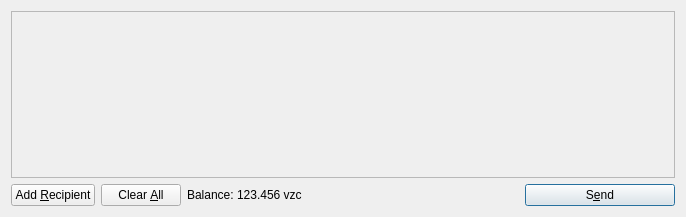
<?xml version="1.0" encoding="UTF-8"?>
<ui version="4.0">
 <class>SendCoinsDialog</class>
 <widget class="QDialog" name="SendCoinsDialog">
  <property name="geometry">
   <rect>
    <x>0</x>
    <y>0</y>
    <width>686</width>
    <height>217</height>
   </rect>
  </property>
  <property name="windowTitle">
   <string>Send Coins</string>
  </property>
  <layout class="QVBoxLayout" name="verticalLayout">
   <item>
    <widget class="QScrollArea" name="scrollArea">
     <property name="widgetResizable">
      <bool>true</bool>
     </property>
     <widget class="QWidget" name="scrollAreaWidgetContents">
      <property name="geometry">
       <rect>
        <x>0</x>
        <y>0</y>
        <width>666</width>
        <height>165</height>
       </rect>
      </property>
      <layout class="QVBoxLayout" name="verticalLayout_2">
       <property name="margin">
        <number>0</number>
       </property>
       <item>
        <layout class="QVBoxLayout" name="entries">
         <property name="spacing">
          <number>6</number>
         </property>
        </layout>
       </item>
       <item>
        <spacer name="verticalSpacer">
         <property name="orientation">
          <enum>Qt::Vertical</enum>
         </property>
         <property name="sizeHint" stdset="0">
          <size>
           <width>20</width>
           <height>40</height>
          </size>
         </property>
        </spacer>
       </item>
      </layout>
     </widget>
    </widget>
   </item>
   <item>
    <layout class="QHBoxLayout" name="horizontalLayout">
     <item>
      <widget class="QPushButton" name="addButton">
       <property name="toolTip">
        <string>Send to multiple recipients at once</string>
       </property>
       <property name="text">
        <string>Add &amp;Recipient</string>
       </property>
       <property name="icon">
        <iconset resource="../bitcoin.qrc">
         <normaloff>:/icons/add</normaloff>:/icons/add</iconset>
       </property>
       <property name="autoDefault">
        <bool>false</bool>
       </property>
      </widget>
     </item>
     <item>
      <widget class="QPushButton" name="clearButton">
       <property name="sizePolicy">
        <sizepolicy hsizetype="Minimum" vsizetype="Fixed">
         <horstretch>0</horstretch>
         <verstretch>0</verstretch>
        </sizepolicy>
       </property>
       <property name="toolTip">
        <string>Remove all transaction fields</string>
       </property>
       <property name="text">
        <string>Clear &amp;All</string>
       </property>
       <property name="icon">
        <iconset resource="../bitcoin.qrc">
         <normaloff>:/icons/remove</normaloff>:/icons/remove</iconset>
       </property>
       <property name="autoRepeatDelay">
        <number>300</number>
       </property>
       <property name="autoDefault">
        <bool>false</bool>
       </property>
      </widget>
     </item>
     <item>
      <layout class="QHBoxLayout" name="horizontalLayout_2">
       <property name="spacing">
        <number>3</number>
       </property>
       <item>
        <widget class="QLabel" name="label">
         <property name="text">
          <string>Balance:</string>
         </property>
        </widget>
       </item>
       <item>
        <widget class="QLabel" name="labelBalance">
         <property name="cursor">
          <cursorShape>IBeamCursor</cursorShape>
         </property>
         <property name="text">
          <string>123.456 vzc</string>
         </property>
         <property name="textInteractionFlags">
          <set>Qt::LinksAccessibleByMouse|Qt::TextSelectableByKeyboard|Qt::TextSelectableByMouse</set>
         </property>
        </widget>
       </item>
      </layout>
     </item>
     <item>
      <spacer name="horizontalSpacer">
       <property name="orientation">
        <enum>Qt::Horizontal</enum>
       </property>
       <property name="sizeHint" stdset="0">
        <size>
         <width>40</width>
         <height>20</height>
        </size>
       </property>
      </spacer>
     </item>
     <item>
      <widget class="QPushButton" name="sendButton">
       <property name="minimumSize">
        <size>
         <width>150</width>
         <height>0</height>
        </size>
       </property>
       <property name="toolTip">
        <string>Confirm the send action</string>
       </property>
       <property name="text">
        <string>S&amp;end</string>
       </property>
       <property name="icon">
        <iconset resource="../bitcoin.qrc">
         <normaloff>:/icons/send</normaloff>:/icons/send</iconset>
       </property>
       <property name="default">
        <bool>true</bool>
       </property>
      </widget>
     </item>
    </layout>
   </item>
  </layout>
 </widget>
 <resources>
  <include location="../bitcoin.qrc"/>
 </resources>
 <connections/>
</ui>
